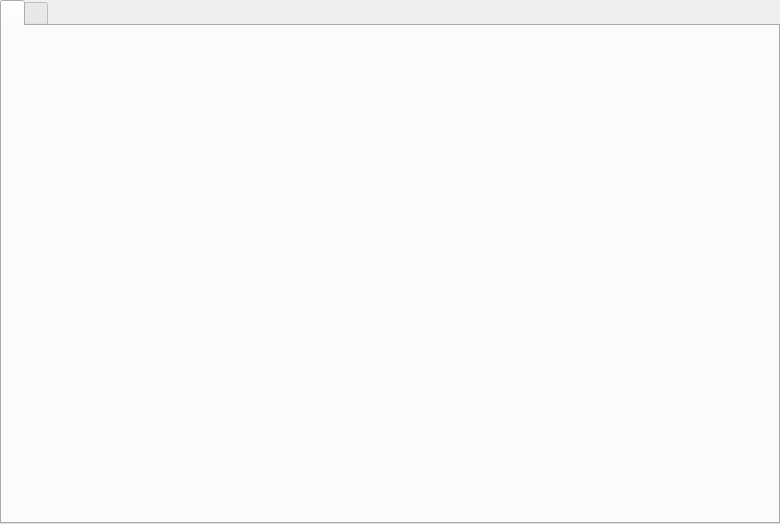
<?xml version="1.0" encoding="UTF-8"?>
<ui version="4.0">
 <class>EditorSettingPage</class>
 <widget class="QWidget" name="EditorSettingPage">
  <property name="geometry">
   <rect>
    <x>0</x>
    <y>0</y>
    <width>780</width>
    <height>524</height>
   </rect>
  </property>
  <layout class="QVBoxLayout" name="verticalLayout">
   <property name="spacing">
    <number>0</number>
   </property>
   <property name="leftMargin">
    <number>0</number>
   </property>
   <property name="topMargin">
    <number>0</number>
   </property>
   <property name="rightMargin">
    <number>0</number>
   </property>
   <property name="bottomMargin">
    <number>0</number>
   </property>
   <item>
    <widget class="QTabWidget" name="pageStack">
     <widget class="QWidget" name="tabWidgetPage1">
      <attribute name="title">
       <string/>
      </attribute>
     </widget>
     <widget class="QWidget" name="tabWidgetPage2">
      <attribute name="title">
       <string/>
      </attribute>
     </widget>
    </widget>
   </item>
  </layout>
 </widget>
 <resources/>
 <connections/>
</ui>
